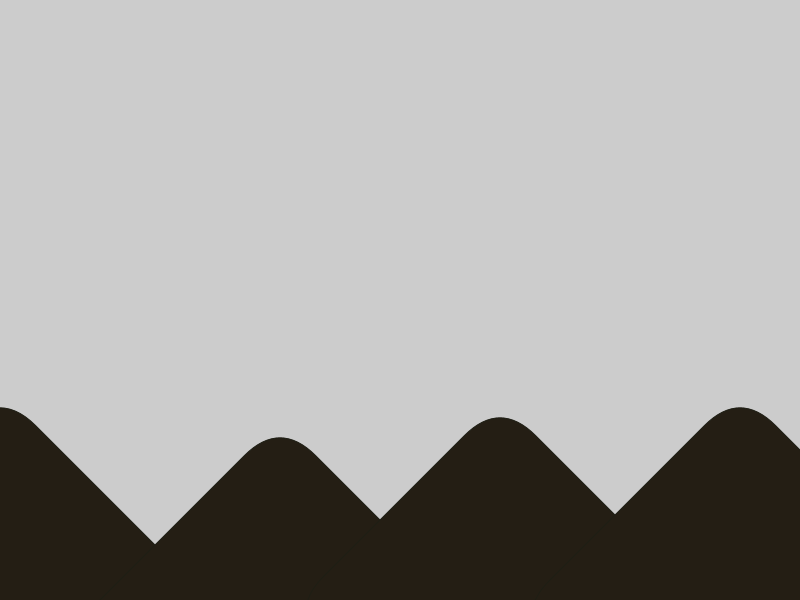
Frame 1 (no input)
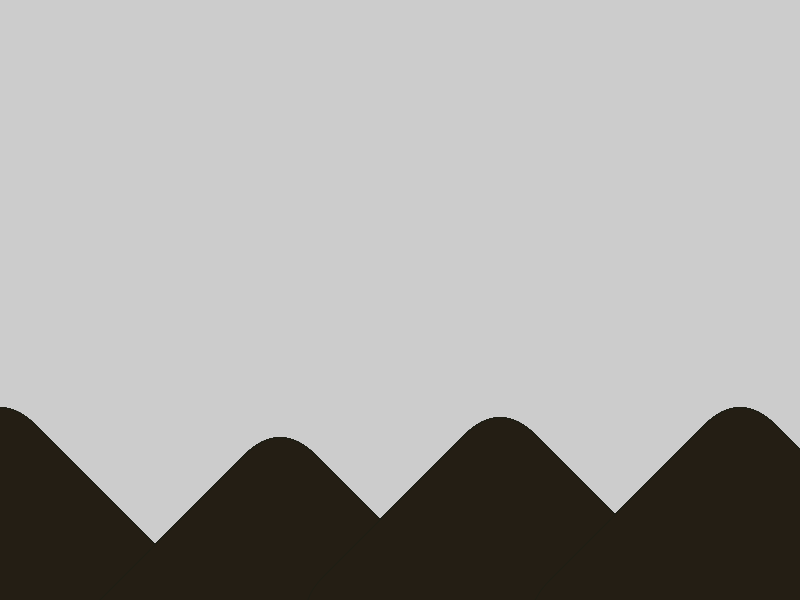
Frame 60 (the mouse pressed at the canvas centre just before this capture)
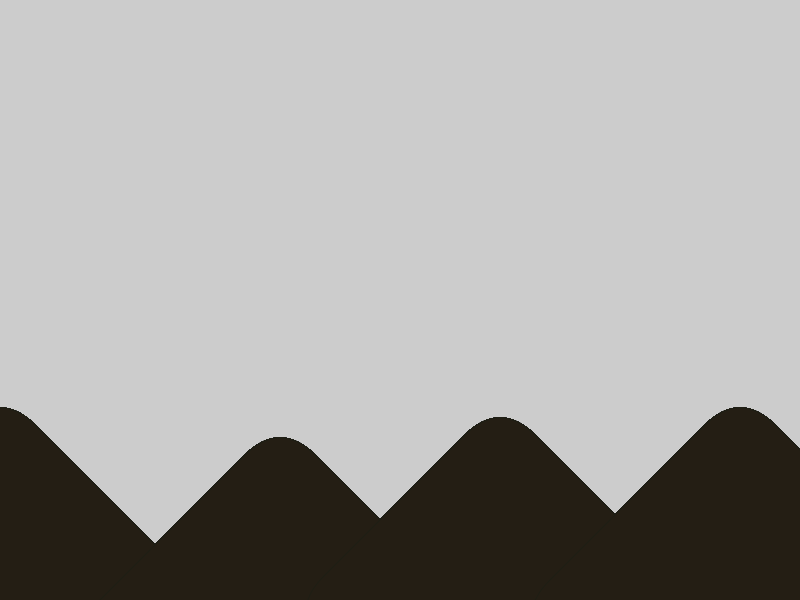
Frame 120 (the mouse held since frame 60 and released just before this capture)

The Processing sketch that drew these frames (run headless with seeded random() and noise(); from frame 60 on, the mouse is pressed at the canvas centre):

// Processing sketch: processing_154950
// ── processing_154950.pde

int numClouds, numStars;
Stars[] strs;
Clouds[] fluffies;

void setup() {
 size(800, 600);
 numStars = 300;
 numClouds = (int)random(6, 11);
 fluffies = new Clouds[numClouds];
 strs = new Stars[numStars];
 
 for(int i=0; i < numClouds; i++){
   fluffies[i] = new Clouds(random(width), random(300));
 }
 
 for (int i=0; i < numStars; i++){
   strs[i] = new Stars(random(width), random(550));
 } 
}

void draw() {
  //background(0);
  
  if(hour() >= 20 || hour() < 5 ){
    showNightSky();
  } 
  
  if(hour()> 5 && hour() < 20){
    showDaySky();
  }
  
  drawMountains();
}

void showDaySky(){
  background(199, 234, 250); // light blue
  
  noStroke();
  fill(255, 200, 77); // sun's color
  ellipse(100,100, 100,100); // Sun
  
  for(int i=0; i < numClouds; i++){
    fluffies[i].init(); //clouds
    fluffies[i].setSpeed(.03);
  }
}

void showNightSky(){
  background(0);
  for(int i=0; i < numStars; i++){
    strs[i].init();
    if(frameCount % 16 == 0){ //twinkle effect
      strs[i].display((int)random(4));
    }
  }
    
  fill(234, 234, 232); // moon
  arc(100,100,100,100, radians(60), radians(240)); 
  noStroke();
  
  // craters on the moon
  fill(183,187,189); 
  ellipse(72,76,25,15);
  stroke(160);
  ellipse(70,90,21,17);
  noStroke();
  ellipse(77,95,20,10);
  fill(186,187,189);
  ellipse(74,101,20,10);   
  
  stroke(175);
  ellipse(95,106,16,10);
  noStroke(); 
  ellipse(91,109,13,10); 
  ellipse(90,113,16,10); 
}

void drawMountains(){  
  fill(36, 30, 20); 
  stroke(30, 30, 20);
  pushMatrix();
    translate(0,390);
    rotate(radians(45));
    rect(0, 0, 300, 400, 50);
  popMatrix();
  
  pushMatrix();
    translate(280,420);
    rotate(radians(45));
    rect(0, 0, 300, 340, 50);
  popMatrix();
  
  pushMatrix();
    translate(500,400);
    rotate(radians(45));
    rect(0, 0, 230, 300, 50);
  popMatrix();
  
  pushMatrix();
    translate(740,390);
    rotate(radians(45));
    rect(0, 0, 300, 320, 50);
  popMatrix();
}
class Clouds{
  float x, y;  // postion
  float size = 45;
  float sizeAugmenter = random(5,100);
  color fillColor = color(240,243,252); // color of clouds
  color strokeColor = color(240, 243, 255);
  
  Clouds(float xcord, float ycord){
    x = xcord;
    y = ycord;
  }
  
  void init(){
    this.drawClouds();
  }
  
  void drawClouds(){
    fill(fillColor);
    ellipse(x-8, y+12, size+sizeAugmenter, size);
    stroke(strokeColor);
    ellipse(x, y, size, size);
    
    noStroke();
    ellipse(x+8, y+12, size+sizeAugmenter, size);
  }
  
  void setSpeed(float num){
    x += num;
    if(x > width){
      x = 0;
    }
  }

}
class Stars{
  float x, y;        // position
  color fillColor = color(255, 250, 250);
  int size = 2;

  Stars(float xcor, float ycor){
    x = xcor;
    y = ycor;
  }
  
  void init(){
    this.setColor(fillColor);
    this.display(size);
  }
  
  void display(float sz){
    ellipse(x, y, sz, sz);
  }
  
  void setColor(color clr){
    fill(clr);
  }

}
